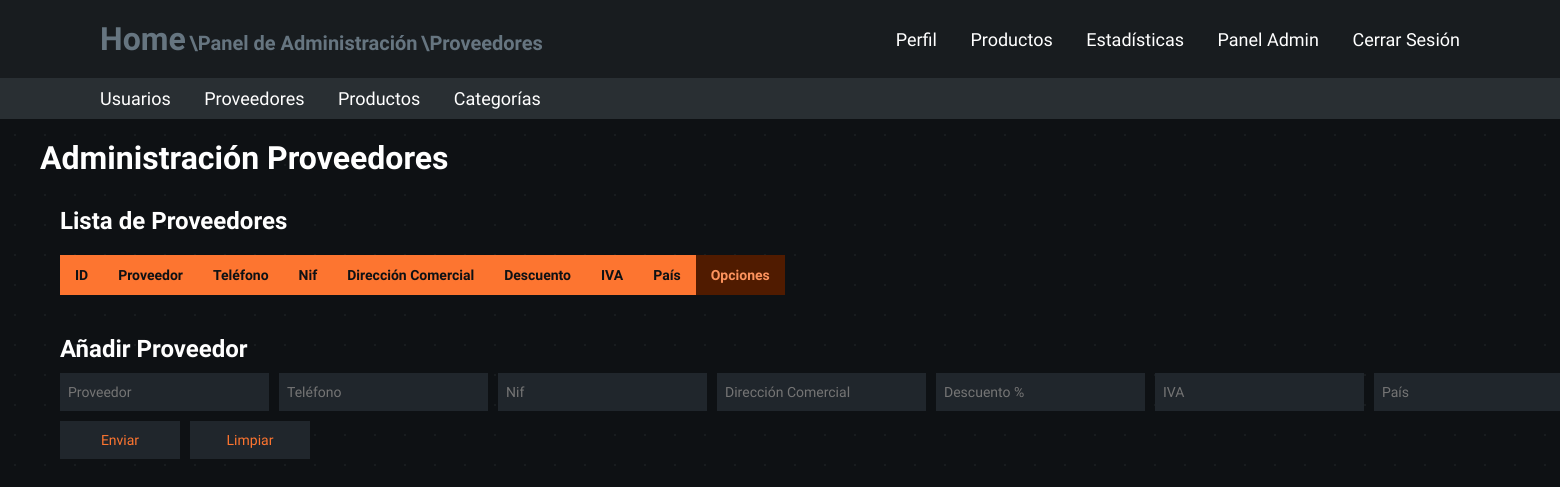
Page /admin-panel/suppliers (signed in) on the earlier database version.
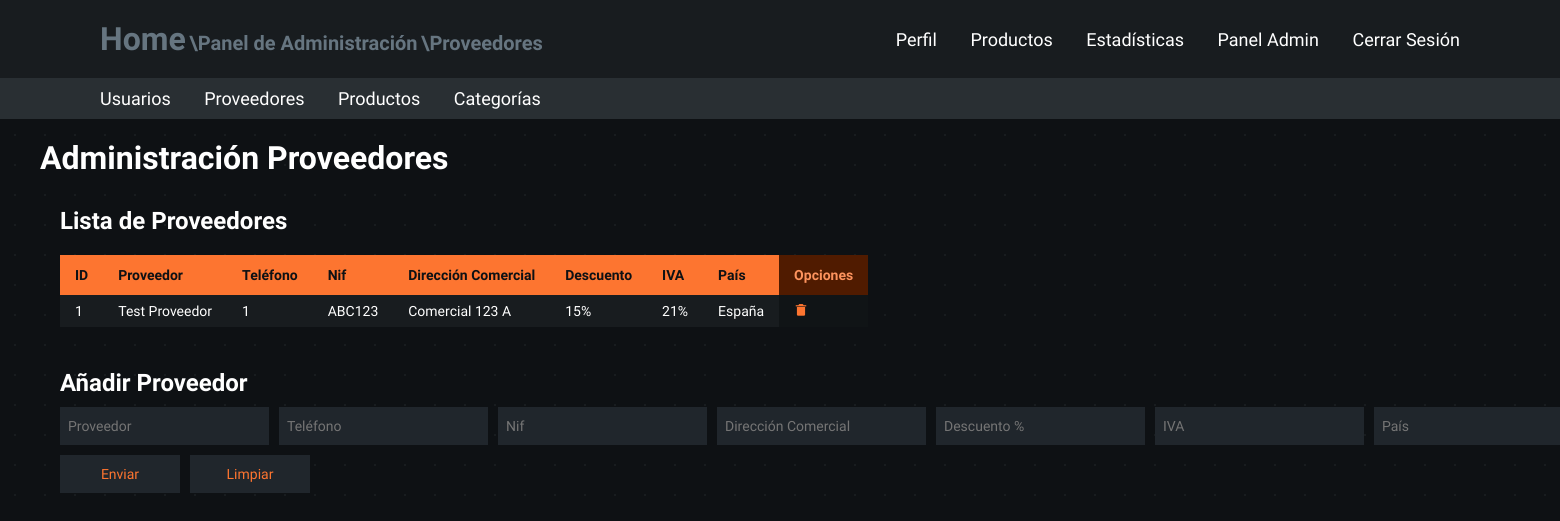
Same page on the later database version.
### models.py (models this page shows, shortened)
class Suppliers(db.Base):
    __tablename__ = "suppliers"
    supplier_id = Column(Integer, primary_key=True)
    supplier_name = Column(String(255), nullable=False, server_default="unidentified_supplier")
    supplier_phone = Column(Integer, nullable=False, server_default="0000")
    supplier_commercial_address = Column(String(255), nullable=False, server_default="unidentified_comercial_address")
    supplier_country = Column(String(255), nullable=False, server_default="unidentified_country")
    supplier_nif = Column(String(255), nullable=False, server_default="unidentified_nif")
    supplier_discount = Column(Integer, nullable=False, server_default="0")
    supplier_iva = Column(Integer, nullable=False, server_default="0")

### app.py (the view)
@app.route("/admin-panel/suppliers")
@admin_login_required
def admin_panel_suppliers():
    registered_suppliers = db.session.query(Suppliers).order_by(Suppliers.supplier_id)
    return render_template("admin_suppliers.html", is_admin=session["is_admin"],
                           registered_suppliers=registered_suppliers)

### app.py (called while the page is built)
@app.before_request
def validate_session():
    if request.endpoint == 'static':
        return
    time.sleep(0.3)
    if 'user_id' in session:
        user = db.session.query(Users).filter_by(user_id=session['user_id']).first()
        if not user:
            session.clear()
            flash("Sesión Expirada", "warning")
            return redirect(url_for("login"))
        elif user.role_id != session.get('role_id'):
            session['role_id'] = user.role_id
            session['is_admin'] = user.role_id == 0

def admin_login_required(original_function):
    @wraps(original_function)
    def decorated_function(*args, **kwargs):
        redirect_url = None
        if 'user_id' not in session:
            print("Not Logged In")
            return redirect(url_for('login'))
        user = db.session.query(Users).filter_by(user_id=session['user_id']).first()
        if not user or user.role_id != 0:
            print("Insufficient Roles")
            redirect_url = url_for('home')
        if redirect_url:
            return redirect(redirect_url)
        return original_function(*args, **kwargs)
    return decorated_function

### templates/admin_suppliers.html (shortened to what this page needs)
<!DOCTYPE html>
<html lang="es">
<head>
    <link rel="stylesheet" href="/static/variables.css">
    <link rel="stylesheet" href="/static/main.css">
    <link rel="stylesheet" href="/static/containers.css">
    <link rel="stylesheet" href="/static/navbars.css">
    <link rel="stylesheet" href="/static/tables.css">
    <link rel="stylesheet" href="/static/fonts.css">
    <link rel="stylesheet" href="/static/forms.css">
    <link href='https://unpkg.com/boxicons@2.1.4/css/boxicons.min.css' rel='stylesheet'>
</head>
<body class="general-body">
    <header class="header">
        <span>
            <a href="/" class="home">Home</a>
            <a href="/admin-panel" class="subrute"> \Panel de Administración</a>
            <a href="/admin-panel/suppliers" class="subrute"> \Proveedores</a>
        </span>
        <nav class="navbar">
            <a href="/profile">Perfil</a>
            <a href="/products">Productos</a>
            <a href="/statistics">Estadísticas</a>
            {% if is_admin == True %}
                <a href="/admin-panel">Panel Admin</a>
            {% endif %}
            <a class="log-out" href="/cerrar-login">Cerrar Sesión</a>
        </nav>
    </header>
    <header class="admin-header">
        <nav class="admin-navbar">
            <a href="/admin-panel/users">Usuarios</a>
            <a href="/admin-panel/suppliers">Proveedores</a>
            <a href="/admin-panel/products">Productos</a>
            <a href="/admin-panel/categories">Categorías</a>
        </nav>
    </header>
    <section class="container-type-1">
        <h1>Administración Proveedores</h1>
    </section>
    <section class="container-type-1 flex-container flex-jst-sb">
        <article class="container-type-1 no-margin full-width">
            <section class="container-type-1 flex-container flex-column no-margin">
                <h2>Lista de Proveedores</h2>
                <section class="container-type-2 overflow">
                    <table class="table-type-1 no-table-margin table-sticky-header alternate hover">
                        <thead>
                            <tr>
                                <th class="th-title">ID</th>
                                <th class="th-title">Proveedor</th>
                                <th class="th-title">Teléfono</th>
                                <th class="th-title">Nif</th>
                                <th class="th-title">Dirección Comercial</th>
                                <th class="th-title">Descuento</th>
                                <th class="th-title">IVA</th>
                                <th class="th-title">País</th>
                                <th class="th-option">Opciones</th>
                            </tr>
                        </thead>
                        <tbody>
                            {% if registered_suppliers %}
                            {% for supplier in registered_suppliers %}
                            <tr>
                                <td>{{supplier.supplier_id}}</td>
                                <td>{{supplier.supplier_name}}</td>
                                <td>{{supplier.supplier_phone}}</td>
                                <td>{{supplier.supplier_nif}}</td>
                                <td>{{supplier.supplier_commercial_address}}</td>
                                <td>{{supplier.supplier_discount}}%</td>
                                <td>{{supplier.supplier_iva}}%</td>
                                <td>{{supplier.supplier_country}}</td>
                                <td class="td-option">
                                    <form action="/admin-panel/suppliers/delete-supplier/{{ supplier.supplier_id }}" method="POST" class="option-subform">
                                        <button type="submit">
                                            <i class='bx bxs-trash-alt'></i>
                                        </button>
                                    </form>
                                </td>
                            </tr>
                            {% endfor %}
                            {% endif %}
                        </tbody>
                    </table>
                </section>
            </section>
        </article>
    </section>
    <section class="container-type-1 flex-container">
        <article class="no-margin">
            <h2>Añadir Proveedor</h2>
            <form action="/admin-panel/suppliers/add-supplier" method="POST" class="table-form-type-1">
                <fieldset class="flex-container">
                    <section>
                        <input type="text" id="name_input" placeholder="Proveedor" name="txtSupplierName" required autocomplete="off">
                    </section>
                    <section>
                        <input type="tel" id="phone_input" placeholder="Teléfono" name="txtSupplierPhone" required autocomplete="off" pattern="[0-9]+">
                    </section>
                    <section>
                        <input type="text" id="nif_input" placeholder="Nif" name="txtSupplierNif" required autocomplete="off">
                    </section>
                    <section>
                        <input type="text" id="direction_input" placeholder="Dirección Comercial" name="txtSupplierAddress" required autocomplete="off">
                    </section>
                    <section>
                        <input type="number" id="discount_input" placeholder="Descuento %" name="txtSupplierDiscount" required autocomplete="off">
                    </section>
                    <section>
                        <input type="number" id="iva_input" placeholder="IVA" name="txtSupplierIva" required autocomplete="off">
                    </section>
                    <section>
                        <input type="text" id="country_input" placeholder="País" name="txtSupplierCountry" required autocomplete="off">
                    </section>
                </fieldset>
                <fieldset>
                    <section class="flex-container">
                        <section>
                            <button type="submit">Enviar</button>
                        </section>
                        <section>
                            <button type="reset">Limpiar</button>
                        </section>
                    </section>
                </fieldset>
                <fieldset>
                    <section id="error-message" class="general-form-message error">
                    </section>
                    <section id="success-message" class="general-form-message success">
                    </section>
                </fieldset>
            </form>
        </article>
    </section>
</body>
</html>

### static/variables.css (style rules this page uses)
:root { --background-gray: #0e1114; --background-details: #181c1f; --unregistered-background-details: rgba(255, 255, 255, 0.05); --t04-gray: rgba(255, 255, 255, 0.4); --t02-gray: rgba(255, 255, 255, 0.2); --t1-white: rgba(255, 255, 255, 1); --error-red: rgb(239 68 68); --success-green: rgb(122, 239, 68); --warning-yellow: rgb(236, 218, 52); --delete-red: rgb(197, 17, 17); --delete-red-c: rgb(235, 38, 38); --light-gray: #b3b3b3; --main-gray: #181c1f; --main-gray-c: #292f33; --bgray-1: #181c1f; --bgray-1-c: #101416; --bgray-2: #20262c; --bgray-2-c: #151a1f; --bgray-3: #0e1114; --bgray-4: #3a454d; --bgray-5: #667580; --main-orange: #fd7530; --pale-orange: #fd935d; --dark-orange: #501b00; --highlight-red: rgb(239 68 68); }

### static/main.css (style rules this page uses)
* { margin: 0; padding: 0; box-sizing: border-box; font-family: "Lexend", Arial, Helvetica, sans-serif; color: var(--t1-white); }
body { min-height: 100dvh; background-color: var(--background-gray); }
.general-body { background-size: 30px 30px; background-image: radial-gradient(circle, var(--background-details) 1px, var(--background-gray) 1px); }
header { top: 0; left: 0; width: 100%; padding: 20px 100px; margin: 0; }
.header { background: var(--main-gray); display: flex; justify-content: space-between; align-items: center; z-index: 100; }
.admin-header { background: var(--main-gray-c); display: flex; justify-content: space-between; align-items: center; z-index: 100; padding: 10px 100px; }

### static/containers.css (style rules this page uses)
.container-type-1 { margin: 20px 40px; max-height: 500px; }
.container-type-2 { margin: 10px 20px; max-height: 500px; }
.overflow { flex: 1 1 auto; overflow-y: auto; width: fit-content; scrollbar-color: var(--main-orange) transparent; scroll-behavior: smooth; }
.no-margin { margin: 0; }
.full-width { width: 100%; }
.flex-container { display: flex; }
.flex-column { flex-direction: column; }
.flex-jst-sb { justify-content: space-between; }

### static/navbars.css (style rules this page uses)
.navbar a { position: relative; font-size: 18px; color: var(--t1-white); font-weight: 500; text-decoration: none; margin-left: 30px; transition: .3s; }
.admin-navbar a { position: relative; font-size: 18px; color: var(--t1-white); font-weight: 500; text-decoration: none; margin-right: 30px; transition: .3s; }
.home { color: var(--bgray-5); font-size: 32px; text-decoration: none; font-weight: 700; transition: .3s; }
.subrute { color: var(--bgray-5); font-size: 20px; text-decoration: none; font-weight: 700; transition: .3s; }

### static/tables.css (style rules this page uses)
.table-type-1 { margin: 10px 20px; border-collapse: collapse; width: 100%; min-width: 670px; position: relative; }
.table-type-1 thead tr .th-title { background-color: var(--main-orange); text-align: left; color: var(--bgray-3); font-weight: 700; }
.table-type-1 thead tr .th-option { background-color: var(--dark-orange); text-align: left; color: var(--pale-orange); font-weight: 700; }
.table-type-1 tbody tr { background-color: var(--bgray-1); border-bottom: 2px solid var(--bgray-3); }
.table-type-1 tbody tr .td-option { background-color: var(--bgray-1-c); border-bottom: 2px solid var(--bgray-3); transition: 0.2s; }
.table-type-1 tbody td { padding: 8px 15px; transition: 0.2s; }
.table-type-1 thead th { padding: 12px 15px; }
.table-sticky-header th { position: sticky; top: 0; }
.no-table-margin { margin: 0; }

### static/forms.css (style rules this page uses)
.table-form-type-1 { margin: 10px 20px; display: flex; flex-direction: column; min-width: 670px; }
.table-form-type-1 fieldset { border: none; outline: none; margin: 0 0 10px 0; }
.table-form-type-1 input, .table-form-type-1 select { height: 38px; background-color: var(--bgray-2); border: none; outline: none; padding: 10px 8px; margin: 0 10px 0 0; transition: 0.3s; }
.table-form-type-1 button { color: var(--main-orange); height: 38px; min-width: 120px; background-color: var(--bgray-2); border: none; outline: none; padding: 10px 8px; margin: 0 10px 0 0; transition: 0.3s; }
.option-subform button { color: transparent; background-color: transparent; border: none; margin: 0; padding: 0; }
.option-subform button i { color: var(--main-orange); transition: 0.3s; }
.general-form-message { font-size: 14px; font-weight: 500; padding: 10px 0 0 20px; opacity: 1; }
.general-form-message.error { color: var(--error-red); }
.general-form-message.success { color: var(--success-green); }

Differences in the rows shown:
added Suppliers: supplier_id "1", supplier_name "Test Proveedor", supplier_phone "1", supplier_nif "ABC123", supplier_commercial_address "Comercial 123 A", supplier_discount "15", supplier_iva "21", supplier_country "España"
